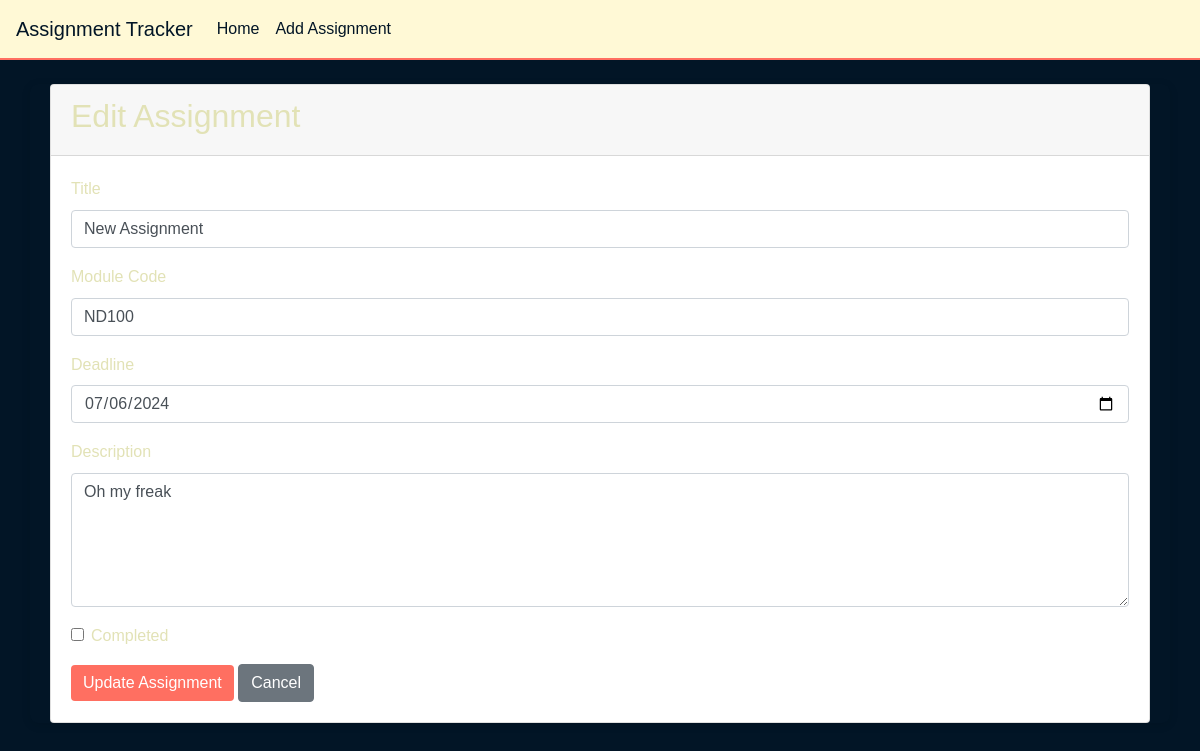
/edit-assignment/4, run on an earlier commit of the app's database.
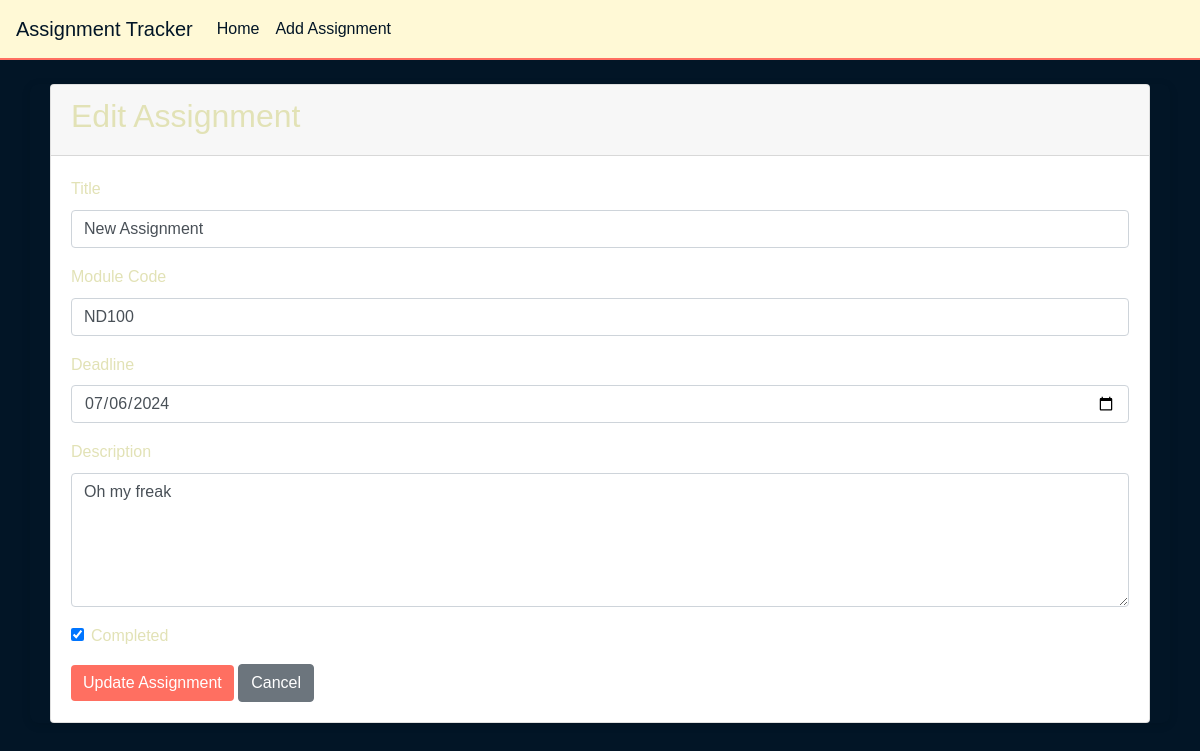
And on a later commit of the database.
### app/models.py (models this page shows, shortened)
class Assignment(db.Model):
    id = db.Column(db.Integer, primary_key=True)
    title = db.Column(db.String(100), nullable=False)  # Assessment title
    module_code = db.Column(db.String(20), nullable=False)  # Module code
    deadline = db.Column(db.DateTime, nullable=False)  # Deadline date
    description = db.Column(db.Text, nullable=True)  # Short description
    is_completed = db.Column(db.Boolean, default=False)  # Completion status
    date_created = db.Column(db.DateTime, default=datetime.utcnow)  # Timestamp for when the assignment was added

### app/views.py (the view, shortened to what this page needs)
@app.route("/edit-assignment/<int:assignment_id>", methods=['GET','Post'])
def edit_assignment(assignment_id):
    assignment = Assignment.query.get(assignment_id)
    if assignment is None:
        return render_template("404.html", message="Assignment doesn't exist!"), 404
    form = AssignmentForm(object=assignment)
    return render_template("edit_assignment.html", form=form, assignment=assignment)

### app/forms.py
class AssignmentForm(FlaskForm):
    title = StringField('Assignment Title', validators=[DataRequired()])
    module_code = StringField('Module Code', validators=[DataRequired()])
    deadline = DateField('Deadline (YYYY-MM-DD)', format='%Y-%m-%d', validators=[DataRequired()])
    description = TextAreaField('Description', validators=[DataRequired()])
    is_completed = BooleanField('Completed?')
    submit = SubmitField('Submit')

### app/templates/edit_assignment.html (shortened to what this page needs)
{% extends "base.html" %}
{% block content %}
<div class="card">
    <div class="card-header">
        <h2>Edit Assignment</h2>
    </div>
    <div class="card-body">
        <form method="POST" action="{{ url_for('edit_assignment', assignment_id=assignment.id) }}">
            <div class="form-group">
                <label for="title">Title</label>
                {{ form.title(class="form-control", id="title", value=assignment.title) }}
            </div>
            <div class="form-group">
                <label for="module_code">Module Code</label>
                {{ form.module_code(class="form-control", id="module_code", value=assignment.module_code) }}
            </div>
            <div class="form-group">
                <label for="deadline">Deadline</label>
                {{ form.deadline(class="form-control", id="deadline", value=assignment.deadline.strftime('%Y-%m-%d')) }}
            </div>
<div class="form-group">
    <label for="description">Description</label>
    <textarea class="form-control" id="description" name="description" rows="5">{{ assignment.description }}</textarea>
</div>
            <div class="form-group form-check">
                {{ form.is_completed(class="form-check-input", id="is_completed", checked=assignment.is_completed) }}
                <label class="form-check-label" for="is_completed">Completed</label>
            </div>
            <button type="submit" class="btn btn-primary">Update Assignment</button>
            <a href="{{ url_for('index') }}" class="btn btn-secondary">Cancel</a>
        </form>
    </div>
</div>
{% endblock %}

What changed in the data, as far as the page shows it:
changed Assignment "New Assignment": is_completed "☐" → "☑"
